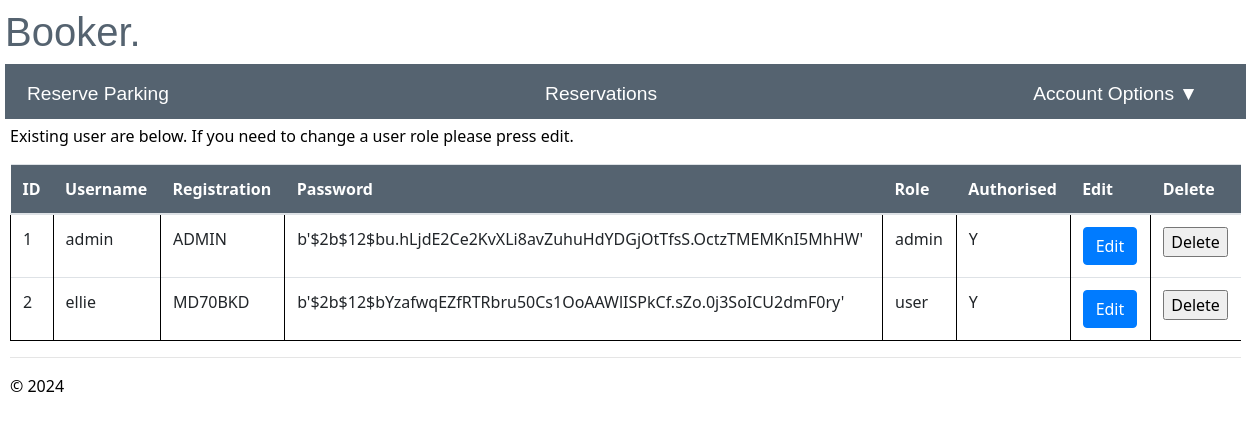
Page /admin/ (signed in) on the earlier database version.
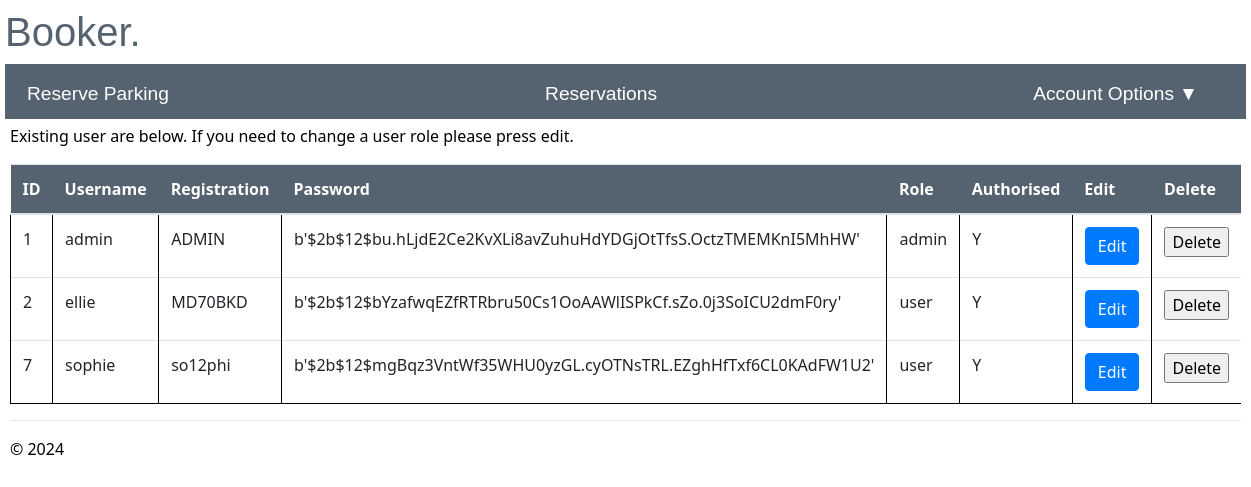
Same page on the later database version.
### app/models/models.py (models this page shows)
class User(db.Model, UserMixin):
    id = db.Column(db.Integer, primary_key=True, nullable=False)
    username = db.Column(db.String(20), nullable=False, unique=True)
    registration = db.Column(db.String(9), nullable=False, unique=True)
    password = db.Column(db.String(30), nullable=False)
    role = db.Column(db.String(5), nullable=False, default='user')
    authorised =db.Column(db.String(1), nullable=False, default='N')
    failed_login_attempts = db.Column(db.Integer,nullable=False, default=0)
    reservation = db.relationship('reserve', backref='user')

### app/admin/routes.py (the view)
@bp.route("/admin/")
@login_required
def admin():
    if current_user.role == 'admin':
        admin= User.query.all()
        current_app.logger.info('Username: %s accessed admin', current_user.username)
        return render_template('admin.html',admin=admin)
    else:
        current_app.logger.critical('Username: %s accessed attempted to access admin', current_user.username)
        return render_template("unauthorised.html")

### app/__init__.py (called while the page is built)
def create_app(config_class=Config):
    app = Flask(__name__)
    app.config.from_object(config_class)
    db.init_app(app)
    login_manager.init_app(app)
    app.logger.setLevel(logging.INFO)
    handler = RotatingFileHandler('app.log', maxBytes=10240, backupCount=10)
    handler.setLevel(logging.INFO)
    formatter = logging.Formatter('%(asctime)s - %(levelname)s - %(message)s', datefmt='%Y-%m-%d %H:%M:%S')
    handler.setFormatter(formatter)
    app.logger.addHandler(handler)
    from app.main import bp as main_bp
    app.register_blueprint(main_bp)
    from app.user import bp as user_bp
    app.register_blueprint(user_bp)
    from app.admin import bp as admin_bp
    app.register_blueprint(admin_bp)
    @login_manager.user_loader
    def load_user(user_id):
        return User.query.get(int(user_id))
    return app

### app/user/routes.py (called while the page is built)
@bp.before_app_request
def make_session_permanent():
    session.permanent = True
    current_app.permanent_session_lifetime = timedelta(seconds=30)

### app/admin/templates/admin.html (shortened to what this page needs)
{% extends "layout.html" %}
{% block content %}
<p>Existing user are below. If you need to change a user role please press edit.</p>
<table class="table table-hover">
  <thead class="tables">
        <th>ID</th>
        <th>Username</th>
        <th>Registration</th>
        <th>Password</th>
        <th>Role</th>
        <th>Authorised</th>
        <th>Edit</th>
        <th>Delete</th>
    </thead>
    <tbody>
     {% for admin in admin %}
      <tr>
        <td>{{admin.id}}</td>
        <td>{{admin.username}}</td>
        <td>{{admin.registration}}</td>
        <td>{{admin.password}}</td>
        <td>{{admin.role}}</td>
        <td>{{admin.authorised}}</td>
        <td><a href='{{url_for("admin.edit_user", id=admin.id)}}' class='btn btn-primary'>Edit</a></td>
        <td>
          <form method="POST" action="/delete_user/">
            <input type="submit" value="Delete" onclick='return confirm("Are you sure you want to delete this user?")'>
          </form>
         </td>
      </tr>
     {%endfor%}
    </tbody>
  </table>
{% endblock %}

Differences in the rows shown:
added User: id "7", username "sophie", registration "so12phi", password "b'$2b$12$mgBqz3VntWf35WHU0yzGL.cyOTNsTRL.EZghHfTxf6CL0KAdFW1U2'", role "user", authorised "Y"
